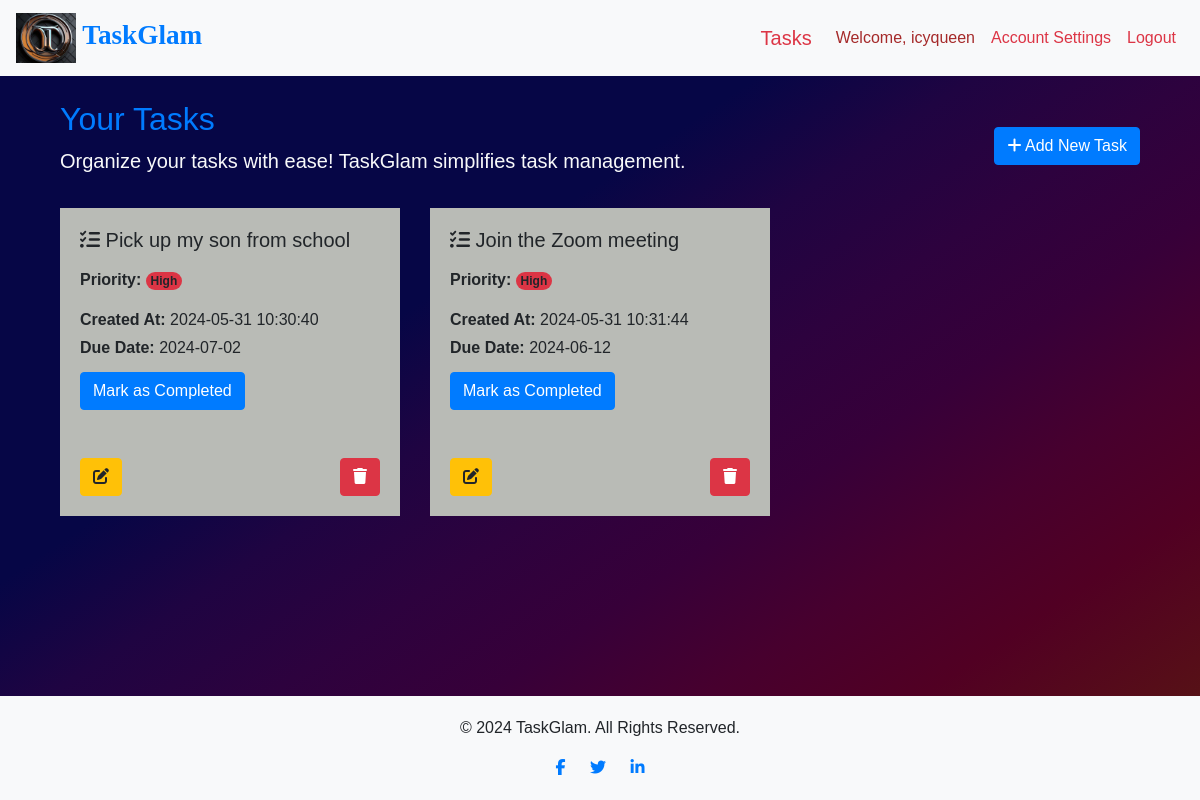
Page /tasks (signed in) on the earlier database version.
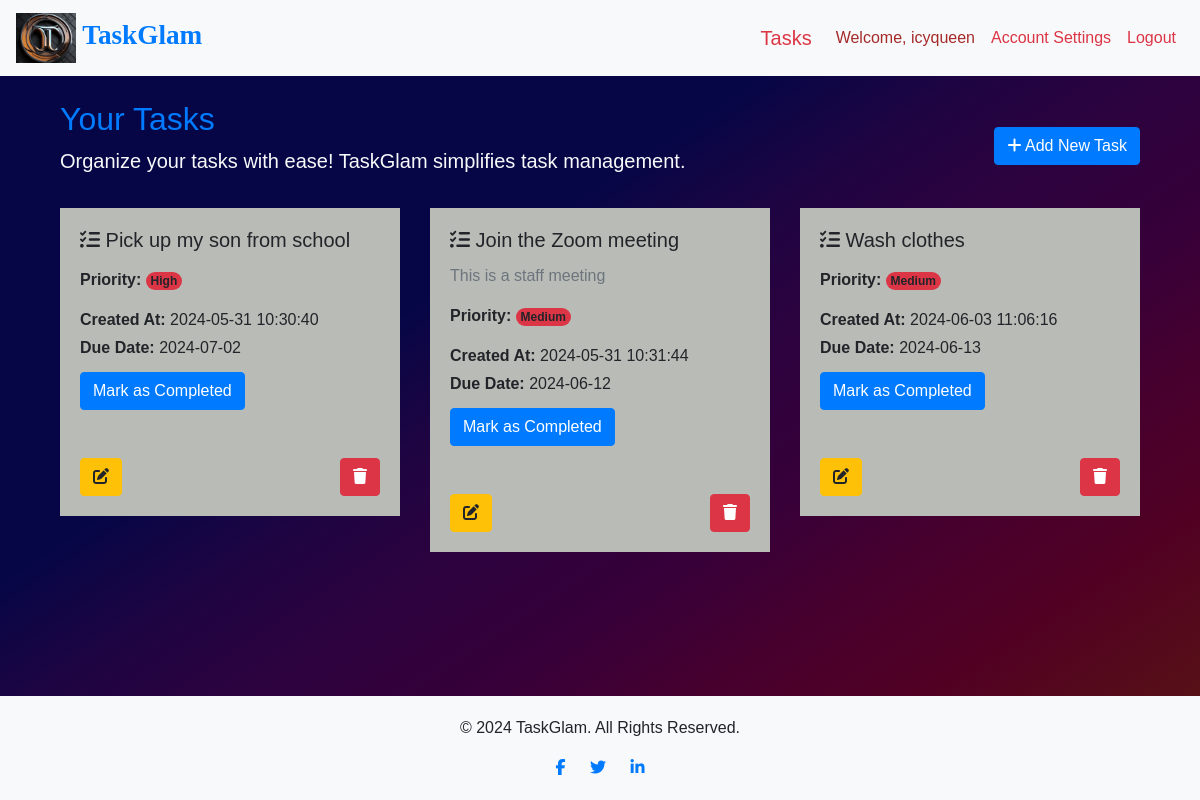
Same page on the later database version.
### task_manager/models.py (models this page shows, shortened)
class User(db.Model, UserMixin):
    id = db.Column(db.Integer, primary_key=True)
    username = db.Column(db.String(30), nullable=False, unique=True)
    email_address = db.Column(db.String(50), nullable=False, unique=True)
    password_hash = db.Column(db.String(60), nullable=False)
    tasks = db.relationship('Task', backref='owner', lazy=True)
    @property
    def password(self):
        """
            Dummy password property to handle password hashing.

            Returns:
                str: The password hash.
        """
        return self.password

class Task(db.Model):
    id = db.Column(db.Integer, primary_key=True)
    title = db.Column(db.String(100), nullable=False)
    description = db.Column(db.Text, nullable=False)
    priority = db.Column(db.String(50), nullable=True)
    created_at = db.Column(db.DateTime, default=datetime.utcnow)
    updated_at = db.Column(db.DateTime, onupdate=datetime.utcnow)
    due_date = db.Column(db.DateTime, nullable=True)
    completed = db.Column(db.Boolean, default=False)
    user_id = db.Column(db.Integer, db.ForeignKey('user.id'), nullable=False)

### task_manager/routes.py (the view)
@app.route('/tasks')
@login_required
def tasks_page():
    tasks = Task.query.filter_by(user_id=current_user.id).all()
    return render_template('tasks.html', tasks=tasks)

### task_manager/models.py (called while the page is built)
@login_manager.user_loader
def load_user(user_id):
    return User.query.get(int(user_id))

### task_manager/templates/tasks.html (shortened to what this page needs)
{% extends "base.html" %} {% block title %} Tasks {% endblock %} {% block
content %}
<div class="container mt-4">
  <div class="row align-items-center mb-3">
    <div class="col">
      <h2 class="text-primary">Your Tasks</h2>
      <p class="lead text-light">
        Organize your tasks with ease! TaskGlam simplifies task management.
      </p>
    </div>
    <div class="col-auto">
      <a href="{{ url_for('add_task') }}" class="btn btn-primary">
        <i class="fas fa-plus"></i> Add New Task
      </a>
    </div>
  </div>
  <div class="row row-cols-1 row-cols-md-2 row-cols-lg-3">
    {% if tasks %}
    {% for task in tasks %}
    <div class="col mb-4" id="task-{{ task.id }}">
      <div class="card-body" style="background-color: #B9BBB6;">
        <h5 class="card-title task-title fs-5 fw-bold">
          <i class="fas fa-tasks"></i> {{ task.title }}
        </h5>
        <p class="card-text task-desc text-muted">{{ task.description }}</p>
        <p class="card-text">
          <strong>Priority:</strong>
          <span
            class="task-priority badge rounded-pill {% if task.priority %}bg-danger{% endif %}"
          >
            {{ task.priority }}
          </span>
        </p>
        <p class="card-text mb-1">
          <strong>Created At:</strong> {{ task.created_at.strftime('%Y-%m-%d
          %H:%M:%S') if task.created_at else 'N/A' }}
        </p>
        <p class="card-text mb-1 task-due-date">
          <strong>Due Date:</strong> {{ task.due_date.strftime('%Y-%m-%d') if
          task.due_date else 'No due date' }}
        </p>
        <button
          class="btn btn-md btn-primary mark-completed-btn ms-2 mt-2"
          data-id="{{ task.id }}"
        >
          {% if task.completed %} Completed {% else %} Mark as Completed {%
          endif %}
        </button>
        <div class="d-flex justify-content-between align-items-center mt-5">
          <a
            href="{{ url_for('edit_task', task_id=task.id) }}"
            class="btn btn-md btn-warning"
            title="Edit Task"
          >
            <i class="fas fa-edit"></i>
          </a>
          <button
            class="btn btn-md btn-danger delete-task-btn ms-2"
            data-id="{{ task.id }}"
            title="Delete Task"
          >
            <i class="fas fa-trash"></i>
          </button>
        </div>
      </div>
    </div>
    {% endfor %} {% else %}
    <div class="alert alert-info" role="alert">
      No tasks created yet! Add a new task to get started.
    </div>
    {% endif %}
  </div>
</div>
{% endblock %}

### task_manager/templates/base.html (shortened to what this page needs)
<!doctype html>
<html lang="en">
   <head>
      <link
         rel="stylesheet"
         href="https://cdn.jsdelivr.net/npm/bootstrap@4.5.3/dist/css/bootstrap.min.css"
         />
      <link
         rel="stylesheet"
         href="https://cdnjs.cloudflare.com/ajax/libs/font-awesome/5.15.4/css/all.min.css"
         />
      <link
         rel="stylesheet"
         href="https://cdn.jsdelivr.net/npm/sweetalert2@11/dist/sweetalert2.min.css"
         />
   </head>
   <body class="d-flex flex-column min-vh-100">
      <header>
         <nav class="navbar navbar-expand-lg navbar-light">
            <a class="navbar-brand text-primary font-weight-bold" href="{{ url_for('home_page') }}" style="font-family: 'lora', serif; font-size: 1.7em;">
            <img
               src="{{ url_for('static', filename='images/TaskGlam-logo.png') }}"
               alt="TaskGlam Logo"
               class="img-fluid"
               width="60"
               height="50"
               />
            TaskGlam
            </a>
            <div class="collapse navbar-collapse" id="navbarNav">
               <ul class="navbar-nav ml-auto">
                  {% if current_user.is_authenticated %}
                  <li class="nav-item">
                     <a class="navbar-brand text-danger" href="{{ url_for('tasks_page') }}"
                        >Tasks</a
                        >
                  </li>
                  <li class="nav-item">
                     <a class="nav-link" style="color: brown;">Welcome, {{ current_user.username }}</a>
                  </li>
                  <li class="nav-item">
                     <a class="nav-link text-danger" href="{{ url_for('account_settings') }}"
                        >Account Settings</a
                        >
                  </li>
                  <li class="nav-item">
                     <a class="nav-link text-danger" href="{{ url_for('logout_page') }}">Logout</a>
                  </li>
               </ul>
               {% endif %}
            </div>
         </nav>
      </header>
      <main>
         <div class="container mt-4">
            {% block content %} {% endblock %}
         </div>
      </main>
      <footer class="text-center">
         <div class="container">
            <p>&copy; 2024 TaskGlam. All Rights Reserved.</p>
            <div class="social-icons">
               <a href="https://www.facebook.com/nnamani.odinaka" target="_blank"
                  ><i class="fab fa-facebook-f"></i
                  ></a>
               <a href="https://x.com/QOdinaka" target="_blank"
                  ><i class="fab fa-twitter"></i
                  ></a>
               <a
                  href="https://www.linkedin.com/in/queendarlin-nnamani"
                  target="_blank"
                  ><i class="fab fa-linkedin-in"></i
                  ></a>
            </div>
         </div>
      </footer>
   </body>
</html>

### task_manager/templates/base.html (style rules this page uses)
body { background-image: linear-gradient(to right bottom, #060646, #060646, #060646, #060646, #060646, #1f0442, #2d023e, #370039, #47002e, #510023, #560d19, #571c10); font-family: Sans-Serif, proxima Nova; }
header { background-color: #f8f9fa; }
footer { margin-top: auto; background-color: #f8f9fa; padding: 20px 0; }
.social-icons a { margin: 0 10px; }

Differences in the rows shown:
changed Task "Join the Zoom meeting": description (not shown) → "This is a staff meeting"; priority "High" → "Medium"
added Task: title "Wash clothes", priority "Medium", created_at "2024-06-03 11:06:16", due_date "2024-06-13", completed "Mark as Completed"
